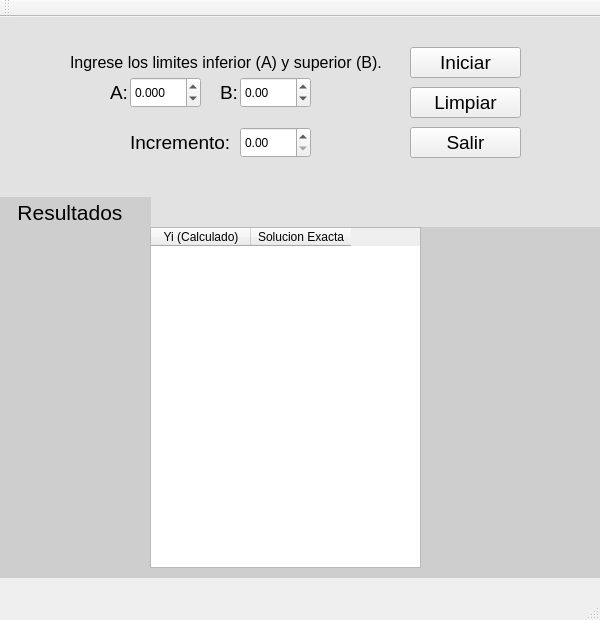
<?xml version="1.0" encoding="UTF-8"?>
<ui version="4.0">
 <class>MEuler</class>
 <widget class="QMainWindow" name="MEuler">
  <property name="geometry">
   <rect>
    <x>0</x>
    <y>0</y>
    <width>600</width>
    <height>620</height>
   </rect>
  </property>
  <property name="windowTitle">
   <string>MEuler</string>
  </property>
  <widget class="QWidget" name="centralWidget">
   <widget class="QPushButton" name="Inicia">
    <property name="geometry">
     <rect>
      <x>410</x>
      <y>30</y>
      <width>111</width>
      <height>31</height>
     </rect>
    </property>
    <property name="font">
     <font>
      <pointsize>14</pointsize>
     </font>
    </property>
    <property name="text">
     <string>Iniciar</string>
    </property>
   </widget>
   <widget class="QPushButton" name="Limpia">
    <property name="geometry">
     <rect>
      <x>410</x>
      <y>70</y>
      <width>111</width>
      <height>31</height>
     </rect>
    </property>
    <property name="font">
     <font>
      <pointsize>14</pointsize>
     </font>
    </property>
    <property name="text">
     <string>Limpiar</string>
    </property>
   </widget>
   <widget class="QPushButton" name="Sale">
    <property name="geometry">
     <rect>
      <x>410</x>
      <y>110</y>
      <width>111</width>
      <height>31</height>
     </rect>
    </property>
    <property name="font">
     <font>
      <pointsize>14</pointsize>
     </font>
    </property>
    <property name="text">
     <string>Salir</string>
    </property>
   </widget>
   <widget class="QDoubleSpinBox" name="Inferior">
    <property name="geometry">
     <rect>
      <x>130</x>
      <y>60</y>
      <width>71</width>
      <height>31</height>
     </rect>
    </property>
    <property name="decimals">
     <number>3</number>
    </property>
    <property name="minimum">
     <double>-9999999.000000000000000</double>
    </property>
    <property name="maximum">
     <double>9999999999.000000000000000</double>
    </property>
    <property name="singleStep">
     <double>0.100000000000000</double>
    </property>
   </widget>
   <widget class="QDoubleSpinBox" name="Superior">
    <property name="geometry">
     <rect>
      <x>240</x>
      <y>60</y>
      <width>71</width>
      <height>31</height>
     </rect>
    </property>
    <property name="minimum">
     <double>-9999999.000000000000000</double>
    </property>
    <property name="maximum">
     <double>99999999.000000000000000</double>
    </property>
    <property name="singleStep">
     <double>0.100000000000000</double>
    </property>
   </widget>
   <widget class="QDoubleSpinBox" name="Incremento">
    <property name="geometry">
     <rect>
      <x>240</x>
      <y>110</y>
      <width>71</width>
      <height>31</height>
     </rect>
    </property>
    <property name="minimum">
     <double>0.000000000000000</double>
    </property>
    <property name="maximum">
     <double>99999999.000000000000000</double>
    </property>
    <property name="singleStep">
     <double>0.100000000000000</double>
    </property>
   </widget>
   <widget class="QLabel" name="label">
    <property name="geometry">
     <rect>
      <x>70</x>
      <y>30</y>
      <width>321</width>
      <height>31</height>
     </rect>
    </property>
    <property name="font">
     <font>
      <pointsize>12</pointsize>
     </font>
    </property>
    <property name="text">
     <string>Ingrese los limites inferior (A) y superior (B).</string>
    </property>
   </widget>
   <widget class="QLabel" name="label_2">
    <property name="geometry">
     <rect>
      <x>110</x>
      <y>60</y>
      <width>21</width>
      <height>31</height>
     </rect>
    </property>
    <property name="font">
     <font>
      <pointsize>14</pointsize>
     </font>
    </property>
    <property name="text">
     <string>A:</string>
    </property>
   </widget>
   <widget class="QLabel" name="label_3">
    <property name="geometry">
     <rect>
      <x>220</x>
      <y>60</y>
      <width>21</width>
      <height>31</height>
     </rect>
    </property>
    <property name="font">
     <font>
      <pointsize>14</pointsize>
     </font>
    </property>
    <property name="text">
     <string>B:</string>
    </property>
   </widget>
   <widget class="QLabel" name="label_4">
    <property name="geometry">
     <rect>
      <x>130</x>
      <y>110</y>
      <width>111</width>
      <height>31</height>
     </rect>
    </property>
    <property name="font">
     <font>
      <pointsize>14</pointsize>
     </font>
    </property>
    <property name="text">
     <string>Incremento:</string>
    </property>
   </widget>
   <widget class="QTableWidget" name="TablaY">
    <property name="geometry">
     <rect>
      <x>150</x>
      <y>210</y>
      <width>271</width>
      <height>341</height>
     </rect>
    </property>
    <column>
     <property name="text">
      <string>Yi (Calculado)</string>
     </property>
    </column>
    <column>
     <property name="text">
      <string>Solucion Exacta</string>
     </property>
    </column>
   </widget>
   <widget class="QLabel" name="label_5">
    <property name="geometry">
     <rect>
      <x>0</x>
      <y>210</y>
      <width>601</width>
      <height>351</height>
     </rect>
    </property>
    <property name="styleSheet">
     <string notr="true">background-color: rgb(206, 206, 206);
border-color: rgb(0, 0, 0);</string>
    </property>
    <property name="text">
     <string/>
    </property>
   </widget>
   <widget class="QLabel" name="label_6">
    <property name="geometry">
     <rect>
      <x>0</x>
      <y>180</y>
      <width>151</width>
      <height>31</height>
     </rect>
    </property>
    <property name="font">
     <font>
      <pointsize>16</pointsize>
     </font>
    </property>
    <property name="styleSheet">
     <string notr="true">background-color: rgb(206, 206, 206);
border-color: rgb(0, 0, 0);</string>
    </property>
    <property name="text">
     <string>   Resultados</string>
    </property>
   </widget>
   <widget class="QLabel" name="label_7">
    <property name="geometry">
     <rect>
      <x>0</x>
      <y>0</y>
      <width>601</width>
      <height>211</height>
     </rect>
    </property>
    <property name="styleSheet">
     <string notr="true">background-color: rgb(226, 226, 226);</string>
    </property>
    <property name="text">
     <string/>
    </property>
   </widget>
   <zorder>label_7</zorder>
   <zorder>label_5</zorder>
   <zorder>Inicia</zorder>
   <zorder>Limpia</zorder>
   <zorder>Sale</zorder>
   <zorder>Inferior</zorder>
   <zorder>Superior</zorder>
   <zorder>Incremento</zorder>
   <zorder>label</zorder>
   <zorder>label_2</zorder>
   <zorder>label_3</zorder>
   <zorder>label_4</zorder>
   <zorder>TablaY</zorder>
   <zorder>label_6</zorder>
  </widget>
  <widget class="QMenuBar" name="menuBar">
   <property name="geometry">
    <rect>
     <x>0</x>
     <y>0</y>
     <width>600</width>
     <height>21</height>
    </rect>
   </property>
  </widget>
  <widget class="QToolBar" name="mainToolBar">
   <attribute name="toolBarArea">
    <enum>TopToolBarArea</enum>
   </attribute>
   <attribute name="toolBarBreak">
    <bool>false</bool>
   </attribute>
  </widget>
  <widget class="QStatusBar" name="statusBar"/>
 </widget>
 <layoutdefault spacing="6" margin="11"/>
 <resources/>
 <connections>
  <connection>
   <sender>Sale</sender>
   <signal>clicked()</signal>
   <receiver>MEuler</receiver>
   <slot>close()</slot>
   <hints>
    <hint type="sourcelabel">
     <x>304</x>
     <y>272</y>
    </hint>
    <hint type="destinationlabel">
     <x>354</x>
     <y>300</y>
    </hint>
   </hints>
  </connection>
 </connections>
</ui>
